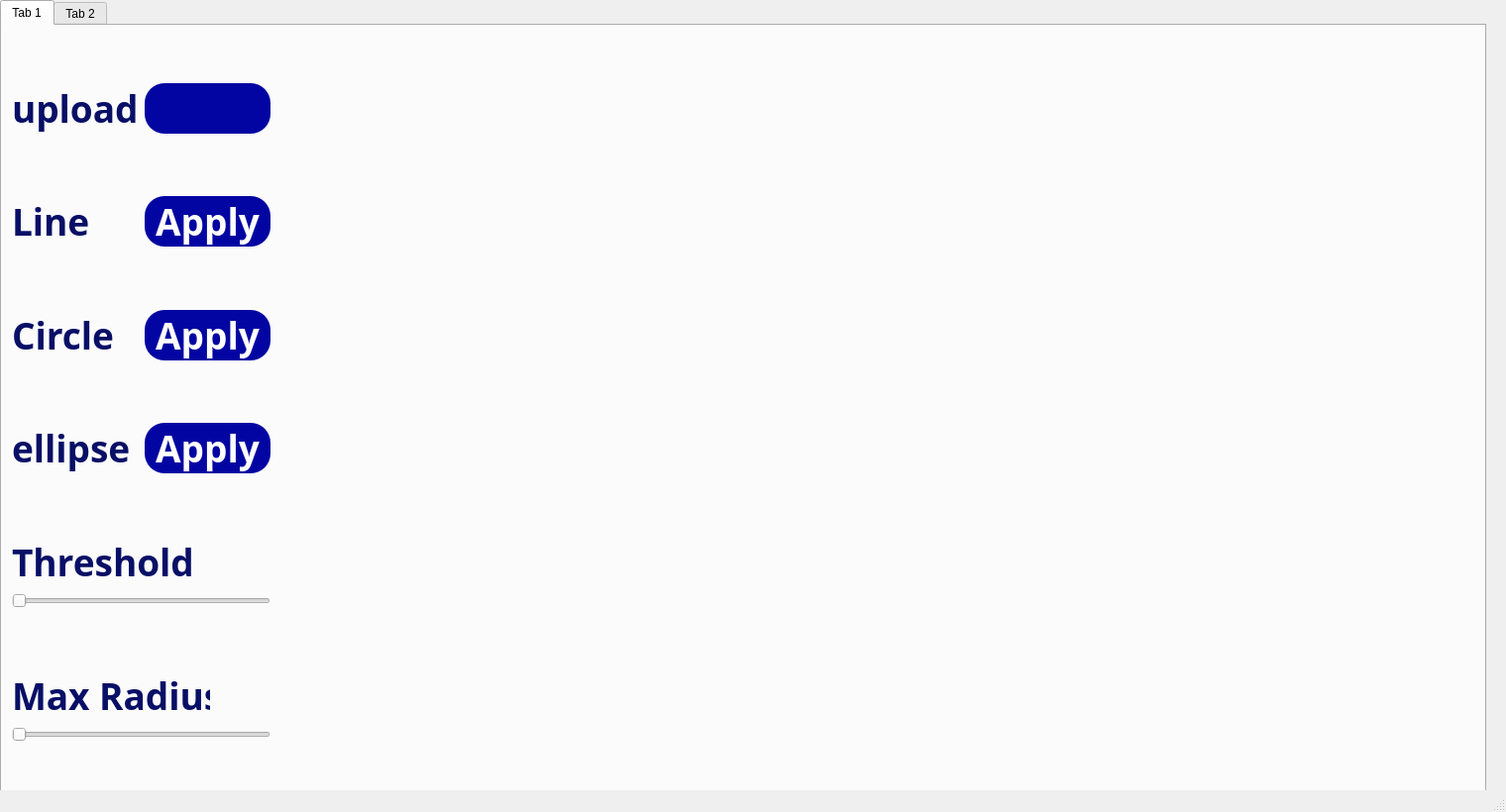
<?xml version="1.0" encoding="UTF-8"?>
<ui version="4.0">
 <class>MainWindow</class>
 <widget class="QMainWindow" name="MainWindow">
  <property name="geometry">
   <rect>
    <x>0</x>
    <y>0</y>
    <width>1520</width>
    <height>820</height>
   </rect>
  </property>
  <property name="minimumSize">
   <size>
    <width>1520</width>
    <height>820</height>
   </size>
  </property>
  <property name="maximumSize">
   <size>
    <width>1550</width>
    <height>850</height>
   </size>
  </property>
  <property name="windowTitle">
   <string>MainWindow</string>
  </property>
  <property name="styleSheet">
   <string notr="true">QPushButton{
    background-color: rgb(2, 5, 161);
    border-radius: 20%;
    border: 3px black solid;
    color:rgb(255, 255, 255);

}
QPushButton:hover {
    background-color:rgb(170, 0, 0);
}
</string>
  </property>
  <widget class="QWidget" name="centralwidget">
   <widget class="QTabWidget" name="tabWidget">
    <property name="geometry">
     <rect>
      <x>0</x>
      <y>0</y>
      <width>1500</width>
      <height>820</height>
     </rect>
    </property>
    <property name="minimumSize">
     <size>
      <width>1500</width>
      <height>820</height>
     </size>
    </property>
    <property name="maximumSize">
     <size>
      <width>1500</width>
      <height>820</height>
     </size>
    </property>
    <property name="currentIndex">
     <number>0</number>
    </property>
    <widget class="QWidget" name="tab">
     <attribute name="title">
      <string>Tab 1</string>
     </attribute>
     <widget class="QWidget" name="horizontalLayoutWidget">
      <property name="geometry">
       <rect>
        <x>305</x>
        <y>0</y>
        <width>1209</width>
        <height>781</height>
       </rect>
      </property>
      <layout class="QHBoxLayout" name="horizontalLayout">
       <item>
        <widget class="QLabel" name="label_2">
         <property name="minimumSize">
          <size>
           <width>550</width>
           <height>700</height>
          </size>
         </property>
         <property name="maximumSize">
          <size>
           <width>550</width>
           <height>700</height>
          </size>
         </property>
         <property name="text">
          <string/>
         </property>
        </widget>
       </item>
       <item>
        <widget class="QLabel" name="label">
         <property name="minimumSize">
          <size>
           <width>550</width>
           <height>700</height>
          </size>
         </property>
         <property name="maximumSize">
          <size>
           <width>550</width>
           <height>700</height>
          </size>
         </property>
         <property name="text">
          <string/>
         </property>
        </widget>
       </item>
      </layout>
     </widget>
     <widget class="QWidget" name="verticalLayoutWidget">
      <property name="geometry">
       <rect>
        <x>10</x>
        <y>0</y>
        <width>261</width>
        <height>781</height>
       </rect>
      </property>
      <layout class="QVBoxLayout" name="verticalLayout">
       <item>
        <spacer name="verticalSpacer_2">
         <property name="orientation">
          <enum>Qt::Vertical</enum>
         </property>
         <property name="sizeType">
          <enum>QSizePolicy::Expanding</enum>
         </property>
         <property name="sizeHint" stdset="0">
          <size>
           <width>20</width>
           <height>40</height>
          </size>
         </property>
        </spacer>
       </item>
       <item>
        <layout class="QHBoxLayout" name="horizontalLayout_5">
         <item>
          <widget class="QLabel" name="label_3">
           <property name="font">
            <font>
             <family>Modern</family>
             <pointsize>28</pointsize>
             <bold>true</bold>
            </font>
           </property>
           <property name="styleSheet">
            <string notr="true">color:rgb(8, 15, 102)</string>
           </property>
           <property name="text">
            <string>upload</string>
           </property>
          </widget>
         </item>
         <item>
          <widget class="QPushButton" name="pushButton">
           <property name="minimumSize">
            <size>
             <width>50</width>
             <height>50</height>
            </size>
           </property>
           <property name="maximumSize">
            <size>
             <width>200</width>
             <height>100</height>
            </size>
           </property>
           <property name="font">
            <font>
             <family>Modern</family>
             <pointsize>28</pointsize>
             <bold>true</bold>
            </font>
           </property>
           <property name="cursor">
            <cursorShape>PointingHandCursor</cursorShape>
           </property>
           <property name="styleSheet">
            <string notr="true">
image: url(:/C:/Users/abram/Downloads/cloud-computing.png);

</string>
           </property>
           <property name="text">
            <string/>
           </property>
           <property name="iconSize">
            <size>
             <width>30</width>
             <height>30</height>
            </size>
           </property>
          </widget>
         </item>
        </layout>
       </item>
       <item>
        <spacer name="verticalSpacer_3">
         <property name="orientation">
          <enum>Qt::Vertical</enum>
         </property>
         <property name="sizeType">
          <enum>QSizePolicy::Expanding</enum>
         </property>
         <property name="sizeHint" stdset="0">
          <size>
           <width>20</width>
           <height>40</height>
          </size>
         </property>
        </spacer>
       </item>
       <item>
        <layout class="QHBoxLayout" name="horizontalLayout_6">
         <item>
          <widget class="QLabel" name="label_4">
           <property name="maximumSize">
            <size>
             <width>150</width>
             <height>100</height>
            </size>
           </property>
           <property name="font">
            <font>
             <family>Modern</family>
             <pointsize>28</pointsize>
             <bold>true</bold>
            </font>
           </property>
           <property name="styleSheet">
            <string notr="true">color:rgb(8, 15, 102)</string>
           </property>
           <property name="text">
            <string>Line</string>
           </property>
          </widget>
         </item>
         <item>
          <widget class="QPushButton" name="pushButton_2">
           <property name="maximumSize">
            <size>
             <width>150</width>
             <height>100</height>
            </size>
           </property>
           <property name="font">
            <font>
             <family>Modern</family>
             <pointsize>28</pointsize>
             <bold>true</bold>
            </font>
           </property>
           <property name="cursor">
            <cursorShape>PointingHandCursor</cursorShape>
           </property>
           <property name="styleSheet">
            <string notr="true"/>
           </property>
           <property name="text">
            <string>Apply</string>
           </property>
          </widget>
         </item>
        </layout>
       </item>
       <item>
        <spacer name="verticalSpacer_4">
         <property name="orientation">
          <enum>Qt::Vertical</enum>
         </property>
         <property name="sizeHint" stdset="0">
          <size>
           <width>20</width>
           <height>40</height>
          </size>
         </property>
        </spacer>
       </item>
       <item>
        <layout class="QHBoxLayout" name="horizontalLayout_8">
         <item>
          <widget class="QLabel" name="label_6">
           <property name="maximumSize">
            <size>
             <width>150</width>
             <height>100</height>
            </size>
           </property>
           <property name="font">
            <font>
             <family>Modern</family>
             <pointsize>28</pointsize>
             <bold>true</bold>
            </font>
           </property>
           <property name="styleSheet">
            <string notr="true">color:rgb(8, 15, 102)</string>
           </property>
           <property name="text">
            <string>Circle</string>
           </property>
          </widget>
         </item>
         <item>
          <widget class="QPushButton" name="pushButton_4">
           <property name="maximumSize">
            <size>
             <width>150</width>
             <height>100</height>
            </size>
           </property>
           <property name="font">
            <font>
             <family>Modern</family>
             <pointsize>28</pointsize>
             <bold>true</bold>
            </font>
           </property>
           <property name="cursor">
            <cursorShape>PointingHandCursor</cursorShape>
           </property>
           <property name="styleSheet">
            <string notr="true"/>
           </property>
           <property name="text">
            <string>Apply</string>
           </property>
          </widget>
         </item>
        </layout>
       </item>
       <item>
        <spacer name="verticalSpacer_5">
         <property name="orientation">
          <enum>Qt::Vertical</enum>
         </property>
         <property name="sizeHint" stdset="0">
          <size>
           <width>20</width>
           <height>40</height>
          </size>
         </property>
        </spacer>
       </item>
       <item>
        <layout class="QHBoxLayout" name="horizontalLayout_25">
         <item>
          <widget class="QLabel" name="label_32">
           <property name="maximumSize">
            <size>
             <width>150</width>
             <height>100</height>
            </size>
           </property>
           <property name="font">
            <font>
             <family>Modern</family>
             <pointsize>28</pointsize>
             <bold>true</bold>
            </font>
           </property>
           <property name="styleSheet">
            <string notr="true">color:rgb(8, 15, 102)</string>
           </property>
           <property name="text">
            <string>ellipse</string>
           </property>
          </widget>
         </item>
         <item>
          <widget class="QPushButton" name="pushButton_10">
           <property name="maximumSize">
            <size>
             <width>150</width>
             <height>100</height>
            </size>
           </property>
           <property name="font">
            <font>
             <family>Modern</family>
             <pointsize>28</pointsize>
             <bold>true</bold>
            </font>
           </property>
           <property name="cursor">
            <cursorShape>PointingHandCursor</cursorShape>
           </property>
           <property name="styleSheet">
            <string notr="true"/>
           </property>
           <property name="text">
            <string>Apply</string>
           </property>
          </widget>
         </item>
        </layout>
       </item>
       <item>
        <spacer name="verticalSpacer_14">
         <property name="orientation">
          <enum>Qt::Vertical</enum>
         </property>
         <property name="sizeHint" stdset="0">
          <size>
           <width>20</width>
           <height>40</height>
          </size>
         </property>
        </spacer>
       </item>
       <item>
        <widget class="QLabel" name="label_33">
         <property name="maximumSize">
          <size>
           <width>200</width>
           <height>100</height>
          </size>
         </property>
         <property name="font">
          <font>
           <family>Modern</family>
           <pointsize>28</pointsize>
           <bold>true</bold>
          </font>
         </property>
         <property name="styleSheet">
          <string notr="true">color:rgb(8, 15, 102)</string>
         </property>
         <property name="text">
          <string>Threshold</string>
         </property>
        </widget>
       </item>
       <item>
        <widget class="QSlider" name="horizontalSlider">
         <property name="minimumSize">
          <size>
           <width>100</width>
           <height>0</height>
          </size>
         </property>
         <property name="minimum">
          <number>100</number>
         </property>
         <property name="maximum">
          <number>200</number>
         </property>
         <property name="singleStep">
          <number>5</number>
         </property>
         <property name="orientation">
          <enum>Qt::Horizontal</enum>
         </property>
        </widget>
       </item>
       <item>
        <spacer name="verticalSpacer_12">
         <property name="orientation">
          <enum>Qt::Vertical</enum>
         </property>
         <property name="sizeHint" stdset="0">
          <size>
           <width>20</width>
           <height>40</height>
          </size>
         </property>
        </spacer>
       </item>
       <item>
        <widget class="QLabel" name="label_34">
         <property name="maximumSize">
          <size>
           <width>200</width>
           <height>100</height>
          </size>
         </property>
         <property name="font">
          <font>
           <family>Modern</family>
           <pointsize>28</pointsize>
           <bold>true</bold>
          </font>
         </property>
         <property name="styleSheet">
          <string notr="true">color:rgb(8, 15, 102)</string>
         </property>
         <property name="text">
          <string>Max Radius</string>
         </property>
        </widget>
       </item>
       <item>
        <widget class="QSlider" name="horizontalSlider_2">
         <property name="minimumSize">
          <size>
           <width>100</width>
           <height>0</height>
          </size>
         </property>
         <property name="minimum">
          <number>10</number>
         </property>
         <property name="maximum">
          <number>100</number>
         </property>
         <property name="singleStep">
          <number>5</number>
         </property>
         <property name="orientation">
          <enum>Qt::Horizontal</enum>
         </property>
        </widget>
       </item>
       <item>
        <spacer name="verticalSpacer">
         <property name="orientation">
          <enum>Qt::Vertical</enum>
         </property>
         <property name="sizeType">
          <enum>QSizePolicy::Expanding</enum>
         </property>
         <property name="sizeHint" stdset="0">
          <size>
           <width>20</width>
           <height>40</height>
          </size>
         </property>
        </spacer>
       </item>
      </layout>
     </widget>
    </widget>
    <widget class="QWidget" name="tab_2">
     <attribute name="title">
      <string>Tab 2</string>
     </attribute>
     <widget class="QWidget" name="verticalLayoutWidget_2">
      <property name="geometry">
       <rect>
        <x>0</x>
        <y>0</y>
        <width>261</width>
        <height>761</height>
       </rect>
      </property>
      <layout class="QVBoxLayout" name="verticalLayout_2">
       <item>
        <spacer name="verticalSpacer_6">
         <property name="orientation">
          <enum>Qt::Vertical</enum>
         </property>
         <property name="sizeType">
          <enum>QSizePolicy::Expanding</enum>
         </property>
         <property name="sizeHint" stdset="0">
          <size>
           <width>20</width>
           <height>40</height>
          </size>
         </property>
        </spacer>
       </item>
       <item>
        <layout class="QHBoxLayout" name="horizontalLayout_9">
         <item>
          <widget class="QLabel" name="label_11">
           <property name="font">
            <font>
             <family>Modern</family>
             <pointsize>28</pointsize>
             <bold>true</bold>
            </font>
           </property>
           <property name="styleSheet">
            <string notr="true">color:rgb(8, 15, 102)</string>
           </property>
           <property name="text">
            <string>upload</string>
           </property>
          </widget>
         </item>
         <item>
          <widget class="QPushButton" name="pushButton_5">
           <property name="minimumSize">
            <size>
             <width>50</width>
             <height>50</height>
            </size>
           </property>
           <property name="maximumSize">
            <size>
             <width>200</width>
             <height>100</height>
            </size>
           </property>
           <property name="font">
            <font>
             <family>Modern</family>
             <pointsize>28</pointsize>
             <bold>true</bold>
            </font>
           </property>
           <property name="cursor">
            <cursorShape>PointingHandCursor</cursorShape>
           </property>
           <property name="styleSheet">
            <string notr="true">
image: url(:/C:/Users/abram/Downloads/cloud-computing.png);
border-radius: 10%;

</string>
           </property>
           <property name="text">
            <string/>
           </property>
           <property name="iconSize">
            <size>
             <width>30</width>
             <height>30</height>
            </size>
           </property>
          </widget>
         </item>
        </layout>
       </item>
       <item>
        <spacer name="verticalSpacer_7">
         <property name="orientation">
          <enum>Qt::Vertical</enum>
         </property>
         <property name="sizeType">
          <enum>QSizePolicy::Expanding</enum>
         </property>
         <property name="sizeHint" stdset="0">
          <size>
           <width>20</width>
           <height>40</height>
          </size>
         </property>
        </spacer>
       </item>
       <item>
        <layout class="QHBoxLayout" name="horizontalLayout_10">
         <item>
          <widget class="QLabel" name="label_12">
           <property name="maximumSize">
            <size>
             <width>150</width>
             <height>100</height>
            </size>
           </property>
           <property name="font">
            <font>
             <family>Modern</family>
             <pointsize>28</pointsize>
             <bold>true</bold>
            </font>
           </property>
           <property name="styleSheet">
            <string notr="true">color:rgb(8, 15, 102)</string>
           </property>
           <property name="text">
            <string>Snake</string>
           </property>
          </widget>
         </item>
         <item>
          <widget class="QPushButton" name="pushButton_6">
           <property name="maximumSize">
            <size>
             <width>150</width>
             <height>100</height>
            </size>
           </property>
           <property name="font">
            <font>
             <family>Modern</family>
             <pointsize>28</pointsize>
             <bold>true</bold>
            </font>
           </property>
           <property name="cursor">
            <cursorShape>PointingHandCursor</cursorShape>
           </property>
           <property name="styleSheet">
            <string notr="true"/>
           </property>
           <property name="text">
            <string>Apply</string>
           </property>
          </widget>
         </item>
        </layout>
       </item>
       <item>
        <spacer name="verticalSpacer_8">
         <property name="orientation">
          <enum>Qt::Vertical</enum>
         </property>
         <property name="sizeHint" stdset="0">
          <size>
           <width>20</width>
           <height>40</height>
          </size>
         </property>
        </spacer>
       </item>
       <item>
        <layout class="QHBoxLayout" name="horizontalLayout_11">
         <item>
          <widget class="QLabel" name="label_13">
           <property name="maximumSize">
            <size>
             <width>150</width>
             <height>100</height>
            </size>
           </property>
           <property name="font">
            <font>
             <family>Modern</family>
             <pointsize>28</pointsize>
             <bold>true</bold>
            </font>
           </property>
           <property name="styleSheet">
            <string notr="true">color:rgb(8, 15, 102)</string>
           </property>
           <property name="text">
            <string>Center</string>
           </property>
          </widget>
         </item>
         <item>
          <widget class="QSpinBox" name="spinBox"/>
         </item>
        </layout>
       </item>
       <item>
        <spacer name="verticalSpacer_9">
         <property name="orientation">
          <enum>Qt::Vertical</enum>
         </property>
         <property name="sizeHint" stdset="0">
          <size>
           <width>20</width>
           <height>40</height>
          </size>
         </property>
        </spacer>
       </item>
       <item>
        <layout class="QHBoxLayout" name="horizontalLayout_16">
         <item>
          <widget class="QLabel" name="label_20">
           <property name="maximumSize">
            <size>
             <width>150</width>
             <height>100</height>
            </size>
           </property>
           <property name="font">
            <font>
             <family>Modern</family>
             <pointsize>28</pointsize>
             <bold>true</bold>
            </font>
           </property>
           <property name="styleSheet">
            <string notr="true">color:rgb(8, 15, 102)</string>
           </property>
           <property name="text">
            <string>Radius</string>
           </property>
          </widget>
         </item>
         <item>
          <widget class="QSpinBox" name="spinBox_6"/>
         </item>
        </layout>
       </item>
       <item>
        <spacer name="verticalSpacer_10">
         <property name="orientation">
          <enum>Qt::Vertical</enum>
         </property>
         <property name="sizeType">
          <enum>QSizePolicy::Expanding</enum>
         </property>
         <property name="sizeHint" stdset="0">
          <size>
           <width>20</width>
           <height>40</height>
          </size>
         </property>
        </spacer>
       </item>
       <item>
        <layout class="QHBoxLayout" name="horizontalLayout_17">
         <item>
          <widget class="QLabel" name="label_21">
           <property name="maximumSize">
            <size>
             <width>150</width>
             <height>100</height>
            </size>
           </property>
           <property name="font">
            <font>
             <family>Modern</family>
             <pointsize>28</pointsize>
             <bold>true</bold>
            </font>
           </property>
           <property name="styleSheet">
            <string notr="true">color:rgb(8, 15, 102)</string>
           </property>
           <property name="text">
            <string>Alpha</string>
           </property>
          </widget>
         </item>
         <item>
          <widget class="QDoubleSpinBox" name="doubleSpinBox_2"/>
         </item>
        </layout>
       </item>
       <item>
        <spacer name="verticalSpacer_11">
         <property name="orientation">
          <enum>Qt::Vertical</enum>
         </property>
         <property name="sizeHint" stdset="0">
          <size>
           <width>20</width>
           <height>40</height>
          </size>
         </property>
        </spacer>
       </item>
       <item>
        <layout class="QHBoxLayout" name="horizontalLayout_20">
         <item>
          <widget class="QLabel" name="label_24">
           <property name="maximumSize">
            <size>
             <width>150</width>
             <height>100</height>
            </size>
           </property>
           <property name="font">
            <font>
             <family>Modern</family>
             <pointsize>28</pointsize>
             <bold>true</bold>
            </font>
           </property>
           <property name="styleSheet">
            <string notr="true">color:rgb(8, 15, 102)</string>
           </property>
           <property name="text">
            <string>Gamma</string>
           </property>
          </widget>
         </item>
         <item>
          <widget class="QDoubleSpinBox" name="doubleSpinBox"/>
         </item>
        </layout>
       </item>
       <item>
        <spacer name="verticalSpacer_13">
         <property name="orientation">
          <enum>Qt::Vertical</enum>
         </property>
         <property name="sizeHint" stdset="0">
          <size>
           <width>20</width>
           <height>40</height>
          </size>
         </property>
        </spacer>
       </item>
       <item>
        <layout class="QHBoxLayout" name="horizontalLayout_18">
         <item>
          <widget class="QLabel" name="label_22">
           <property name="maximumSize">
            <size>
             <width>150</width>
             <height>100</height>
            </size>
           </property>
           <property name="font">
            <font>
             <family>Modern</family>
             <pointsize>28</pointsize>
             <bold>true</bold>
            </font>
           </property>
           <property name="styleSheet">
            <string notr="true">color:rgb(8, 15, 102)</string>
           </property>
           <property name="text">
            <string>beta</string>
           </property>
          </widget>
         </item>
         <item>
          <widget class="QDoubleSpinBox" name="doubleSpinBox_3"/>
         </item>
        </layout>
       </item>
      </layout>
     </widget>
     <widget class="QWidget" name="horizontalLayoutWidget_2">
      <property name="geometry">
       <rect>
        <x>280</x>
        <y>0</y>
        <width>1061</width>
        <height>561</height>
       </rect>
      </property>
      <layout class="QHBoxLayout" name="horizontalLayout_3">
       <item>
        <widget class="QLabel" name="label_14">
         <property name="minimumSize">
          <size>
           <width>400</width>
           <height>400</height>
          </size>
         </property>
         <property name="maximumSize">
          <size>
           <width>400</width>
           <height>400</height>
          </size>
         </property>
         <property name="text">
          <string/>
         </property>
        </widget>
       </item>
       <item>
        <widget class="QLabel" name="label_15">
         <property name="minimumSize">
          <size>
           <width>400</width>
           <height>400</height>
          </size>
         </property>
         <property name="maximumSize">
          <size>
           <width>400</width>
           <height>400</height>
          </size>
         </property>
         <property name="text">
          <string/>
         </property>
        </widget>
       </item>
      </layout>
     </widget>
     <widget class="QWidget" name="horizontalLayoutWidget_3">
      <property name="geometry">
       <rect>
        <x>280</x>
        <y>590</y>
        <width>1061</width>
        <height>191</height>
       </rect>
      </property>
      <layout class="QHBoxLayout" name="horizontalLayout_21">
       <item>
        <spacer name="horizontalSpacer">
         <property name="orientation">
          <enum>Qt::Horizontal</enum>
         </property>
         <property name="sizeHint" stdset="0">
          <size>
           <width>40</width>
           <height>20</height>
          </size>
         </property>
        </spacer>
       </item>
       <item>
        <layout class="QVBoxLayout" name="verticalLayout_7">
         <item>
          <widget class="QLabel" name="label_27">
           <property name="maximumSize">
            <size>
             <width>220</width>
             <height>70</height>
            </size>
           </property>
           <property name="font">
            <font>
             <family>Modern</family>
             <pointsize>28</pointsize>
             <bold>true</bold>
            </font>
           </property>
           <property name="styleSheet">
            <string notr="true">color:rgb(8, 15, 102)</string>
           </property>
           <property name="text">
            <string>Chane code</string>
           </property>
          </widget>
         </item>
         <item>
          <widget class="QLineEdit" name="lineEdit_3">
           <property name="minimumSize">
            <size>
             <width>300</width>
             <height>100</height>
            </size>
           </property>
           <property name="maximumSize">
            <size>
             <width>300</width>
             <height>200</height>
            </size>
           </property>
          </widget>
         </item>
        </layout>
       </item>
       <item>
        <spacer name="horizontalSpacer_3">
         <property name="orientation">
          <enum>Qt::Horizontal</enum>
         </property>
         <property name="sizeHint" stdset="0">
          <size>
           <width>40</width>
           <height>20</height>
          </size>
         </property>
        </spacer>
       </item>
       <item>
        <layout class="QVBoxLayout" name="verticalLayout_5">
         <item>
          <widget class="QLabel" name="label_25">
           <property name="maximumSize">
            <size>
             <width>220</width>
             <height>70</height>
            </size>
           </property>
           <property name="font">
            <font>
             <family>Modern</family>
             <pointsize>28</pointsize>
             <bold>true</bold>
            </font>
           </property>
           <property name="styleSheet">
            <string notr="true">color:rgb(8, 15, 102)</string>
           </property>
           <property name="text">
            <string>premeter</string>
           </property>
          </widget>
         </item>
         <item>
          <widget class="QLineEdit" name="lineEdit">
           <property name="minimumSize">
            <size>
             <width>200</width>
             <height>100</height>
            </size>
           </property>
           <property name="maximumSize">
            <size>
             <width>200</width>
             <height>100</height>
            </size>
           </property>
          </widget>
         </item>
        </layout>
       </item>
       <item>
        <spacer name="horizontalSpacer_2">
         <property name="orientation">
          <enum>Qt::Horizontal</enum>
         </property>
         <property name="sizeHint" stdset="0">
          <size>
           <width>40</width>
           <height>20</height>
          </size>
         </property>
        </spacer>
       </item>
       <item>
        <layout class="QVBoxLayout" name="verticalLayout_8">
         <item>
          <widget class="QLabel" name="label_28">
           <property name="maximumSize">
            <size>
             <width>220</width>
             <height>70</height>
            </size>
           </property>
           <property name="font">
            <font>
             <family>Modern</family>
             <pointsize>28</pointsize>
             <bold>true</bold>
            </font>
           </property>
           <property name="styleSheet">
            <string notr="true">color:rgb(8, 15, 102)</string>
           </property>
           <property name="text">
            <string>Area</string>
           </property>
          </widget>
         </item>
         <item>
          <widget class="QLineEdit" name="lineEdit_4">
           <property name="minimumSize">
            <size>
             <width>200</width>
             <height>100</height>
            </size>
           </property>
           <property name="maximumSize">
            <size>
             <width>200</width>
             <height>100</height>
            </size>
           </property>
          </widget>
         </item>
        </layout>
       </item>
      </layout>
     </widget>
    </widget>
   </widget>
  </widget>
  <widget class="QStatusBar" name="statusbar"/>
 </widget>
 <resources/>
 <connections/>
</ui>
